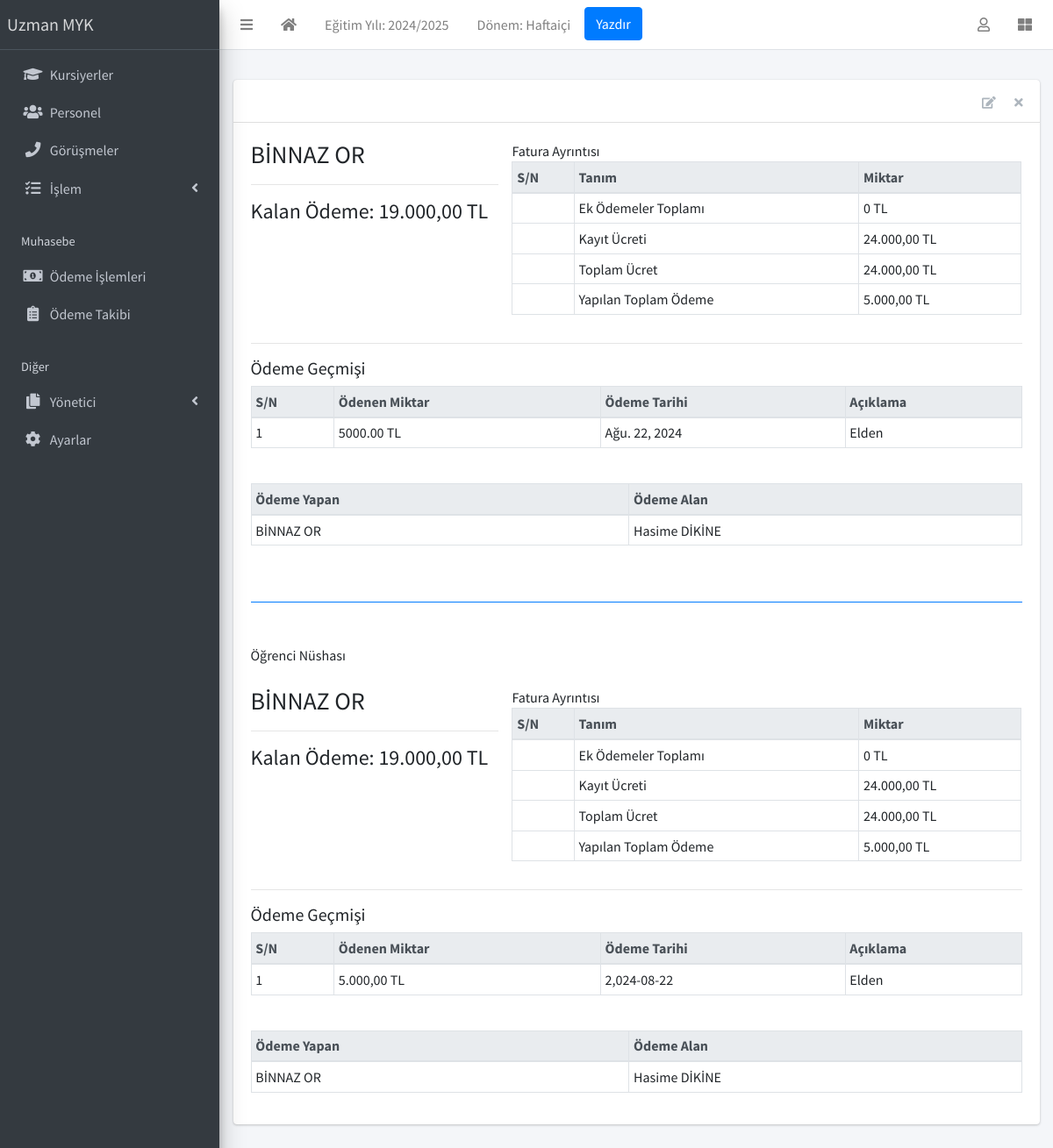
Screenshot of /finance/receipt/15/detail/ with the database file from the repository.
### apps/corecode/models.py (models this page shows, shortened)
class AcademicSession(models.Model):
    name = models.CharField(max_length=200, unique=True, verbose_name = "Eğitim Yılı")
    current = models.BooleanField(default=True, verbose_name = "Aktif Eğitim Yılı")
    class Meta:
        ordering = ["-name"]

class AcademicTerm(models.Model):
    name = models.CharField(max_length=20, unique=True, verbose_name = "Dönem")
    current = models.BooleanField(default=True, verbose_name = "Aktif Dönem")
    class Meta:
        ordering = ["name"]

class SiteConfig(models.Model):
    key = models.SlugField()
    value = models.CharField(max_length=200)

### apps/finance/models.py (models this page shows, shortened)
class Invoice(models.Model):
    student = models.ForeignKey(Student, on_delete=models.CASCADE, verbose_name="Öğrenci")
    session = models.ForeignKey(AcademicSession, on_delete=models.CASCADE, verbose_name="Eğitim Yılı")
    term = models.ForeignKey(AcademicTerm, on_delete=models.CASCADE, verbose_name="Dönem")
    class_for = models.ForeignKey(StudentClass, on_delete=models.CASCADE, verbose_name="Kursu")
    balance_from_previous_term = models.DecimalField(max_digits=10, decimal_places=2, default=0, verbose_name="Kayıt Ücreti")
    status = models.CharField(
        max_length=20,
        choices=[("active", "Aktif"), ("closed", "Kapandı")],
        default="active",
        verbose_name="Durum"
    )
    class Meta:
        ordering = ["student", "term"]
    def __str__(self):
        return f"{self.student}"
    def balance(self):
        payable = self.total_amount_payable()
        paid = self.total_amount_paid()
        return payable - paid
    def amount_payable(self):
        items = InvoiceItem.objects.filter(invoice=self)
        return sum(item.amount for item in items)
    def total_amount_payable(self):
        return self.balance_from_previous_term + self.amount_payable()
    def total_amount_paid(self):
        receipts = Receipt.objects.filter(invoice=self)
        return sum(receipt.amount_paid for receipt in receipts)

class Receipt(models.Model):
    invoice = models.ForeignKey(Invoice, on_delete=models.CASCADE)
    amount_paid = models.DecimalField(max_digits=10, decimal_places=2, verbose_name="Ödeme Miktarı")  # Daha doğru bir tutar formatı
    date_paid = models.DateField(default=timezone.now, verbose_name="Ödeme Tarihi")
    comment = models.CharField(max_length=200, blank=True, verbose_name="Açıklama")
    class Meta:
        ordering = ['-date_paid']  # Son ödemeleri en üstte listelemek için
        get_latest_by = 'date_paid'  # latest() çağrıldığında bu alanı kullanır

### apps/students/models.py (models this page shows, shortened)
class Student(models.Model):
    STATUS_CHOICES = [("active", "Aktif"), ("inactive", "Pasif")]
    GENDER_CHOICES = [("İlkokul", "İlkokul"), ("Ortaokul", "Ortaokul"), ("Lise", "Lise"), ("Üniversite", "Üniversite"), ("Yüksek Lisans", "Yüksek Lisans"), ("Doktora", "Doktora")]
    current_status = models.CharField(
        max_length=10, choices=STATUS_CHOICES, default="active", verbose_name = "Durumu"
    )
    registration_number = models.CharField(max_length=200, unique=True, verbose_name = "TC Kimlik No")
    firstname = models.CharField(max_length=200, verbose_name = "Adı")
    surname = models.CharField(max_length=200, verbose_name = "Soyadı")
    mobile_num_regex = RegexValidator(
        regex="^[0-9]{10,15}$", message="Girilen cep telefonu numarası doğru formatta değil!"
    )
    parent_mobile_number = models.CharField(
        validators=[mobile_num_regex], max_length=13, blank=True, verbose_name = "Telefon Numarası"
    )
    gender = models.CharField(max_length=100, choices=GENDER_CHOICES, default="male",verbose_name = "Öğrenim Durumu")
    date_of_birth = models.DateField(default=timezone.now, verbose_name = "Doğum Tarihi")
    date_of_admission = models.DateField(default=timezone.now, verbose_name = "Kayıt Tarihi")
    other_name = models.IntegerField(default=0, verbose_name="Taksit Sayısı")
    address = models.TextField(blank=True, verbose_name = "Adres" )
    others = models.TextField(blank=True, verbose_name = "Açıklama")
    passport = models.ImageField(blank=True, upload_to="students/passports/", verbose_name = "Öğrenci Fotoğrafı")
    class Meta:
        ordering = ["surname", "firstname", "other_name"]
    def __str__(self):
        return f"{self.firstname} {self.surname} "

### apps/finance/views.py (the view)
# urls.py: path('receipt/<int:pk>/detail/', ReceiptDetailView.as_view(), name='receipt-detail'),
class ReceiptDetailView(DetailView):
    model = Invoice
    template_name = 'finance/receipt_detail.html'
    def get_context_data(self, **kwargs):
        context = super(ReceiptDetailView, self).get_context_data(**kwargs)
        receipts = Receipt.objects.filter(invoice=self.object)
        context["receipts"] = receipts
        context["items"] = InvoiceItem.objects.filter(invoice=self.object)
        total_amount_paid = sum(receipt.amount_paid for receipt in receipts)
        context["total_amount_paid"] = total_amount_paid
        return context

### apps/corecode/context_processors.py (called while the page is built)
def site_defaults(request):
    current_session = AcademicSession.objects.get(current=True)
    current_term = AcademicTerm.objects.get(current=True)
    vals = SiteConfig.objects.all()
    contexts = {
        "current_session": current_session.name,
        "current_term": current_term.name,
    }
    for val in vals:
        contexts[val.key] = val.value
    return contexts

### apps/finance/templates/finance/receipt_detail.html (shortened to what this page needs)
{% extends 'base.html' %}
{% load humanize %}
{% block content-header %}
<div class="card-header">
  <div class="card-tools">
    <a href="{% url 'invoice-update' object.id %}" class="btn btn-tool">
      <i class="fas fa-edit"></i>
    </a>
    <a href="{% url 'invoice-delete' object.id %}" class="btn btn-tool">
      <i class="fas fa-times"></i>
    </a>
  </div>
</div>
{% endblock content-header %}
{% block content %}
<div class="row">
  <div class="col-sm-4">
    <h3>{{ object }} </h3>
    <hr>
    <div>
      <h4>Kalan Ödeme: {{ object.balance | intcomma }} TL</h4>
    </div>
  </div>
  <div class="col-sm-8">
    <table class="table table-sm table-bordered">
      <thead class="thead-light">
        <tr>
          <th>S/N</th>
          <th>Tanım</th>
          <th>Miktar</th>
        </tr>
      </thead>
      <tfoot>
        <tr>
          <td></td>
          <td>Ek Ödemeler Toplamı</td>
          <td>{{ object.amount_payable | intcomma }} TL </td>
        </tr>
        <tr>
          <td></td>
          <td>Kayıt Ücreti</td>
          <td>{{ object.balance_from_previous_term | intcomma }} TL</td>
        </tr>
        <tr>
          <td></td>
          <td>Toplam Ücret</td>
          <td>{{ object.total_amount_payable | intcomma }} TL</td>
        </tr>
        <tr>
          <td></td>
          <td>Yapılan Toplam Ödeme</td>
          <td>{{ object.total_amount_paid | intcomma }} TL </td>
        </tr>
      </tfoot>
    </table>
  </div>
</div>
<hr>
<h5>Ödeme Geçmişi</h5>
<table class="table table-bordered table-sm">
  <thead class="thead-light">
    <tr>
      <th>S/N</th>
      <th>Ödenen Miktar</th>
      <th>Ödeme Tarihi</th>
      <th>Açıklama</th>
    </tr>
  </thead>
  <tbody>
    {% for receipt in receipts %}
    <tr>
      <td>{{ forloop.counter }}</td>
      <td>{{ receipt.amount_paid }} TL</td>
      <td>{{ receipt.date_paid }}</td>
      <td>{{ receipt.comment }}</td>
    </tr>
    {% endfor %}
  </tbody>
</table>
<br/>
<table class="table table-bordered table-sm">
  <thead class="thead-light">
    <tr>
      <th>Ödeme Yapan</th>
      <th>Ödeme Alan</th>
    </tr>
  </thead>
  <tbody>
    <tr>
      <td>{{ object}}</td>
      <td>Hasime DİKİNE</td>
    </tr>
  </tbody>
</table>
<br/>
<hr class="my-4" style="border-color: #007bff;">
<br/>
Öğrenci Nüshası <br/><br/>
<div class="row">
  <div class="col-sm-4">
    <h3>{{ object }} </h3>
    <hr>
    <div>
      <h4>Kalan Ödeme: {{ object.balance | intcomma }} TL</h4>
    </div>
  </div>
  <div class="col-sm-8">
    <table class="table table-sm table-bordered">
      <thead class="thead-light">
        <tr>
          <th>S/N</th>
          <th>Tanım</th>
          <th>Miktar</th>
        </tr>
      </thead>
      <tfoot>
        <tr>
          <td></td>
          <td>Ek Ödemeler Toplamı</td>
          <td>{{ object.amount_payable | intcomma }} TL </td>
        </tr>
        <tr>
          <td></td>
          <td>Kayıt Ücreti</td>
          <td>{{ object.balance_from_previous_term | intcomma }} TL</td>
        </tr>
        <tr>
          <td></td>
          <td>Toplam Ücret</td>
          <td>{{ object.total_amount_payable | intcomma }} TL</td>
        </tr>
        <tr>
          <td></td>
          <td>Yapılan Toplam Ödeme</td>
          <td>{{ object.total_amount_paid | intcomma }} TL </td>
        </tr>
      </tfoot>
    </table>
  </div>
</div>
<hr>
<h5>Ödeme Geçmişi</h5>
<table class="table table-bordered table-sm">
  <thead class="thead-light">
    <tr>
      <th>S/N</th>
      <th>Ödenen Miktar</th>
      <th>Ödeme Tarihi</th>
      <th>Açıklama</th>
    </tr>
  </thead>
  <tbody>
    {% for receipt in receipts %}
    <tr>
      <td>{{ forloop.counter }}</td>
      <td>{{ receipt.amount_paid | intcomma}} TL</td>
      <td>{{ receipt.date_paid | intcomma}}</td>
      <td>{{ receipt.comment | intcomma}}</td>
    </tr>
    {% endfor %}
  </tbody>
</table>
<br/>
<table class="table table-bordered table-sm">
  <thead class="thead-light">
    <tr>
      <th>Ödeme Yapan</th>
      <th>Ödeme Alan</th>
    </tr>
  </thead>
  <tbody>
    <tr>
      <td>{{ object}}</td>
      <td>Hasime DİKİNE</td>
    </tr>
  </tbody>
</table>
{% endblock %}

### templates/base.html (shortened to what this page needs)
{% load static %}
<!DOCTYPE html>
<html lang="tr">
<head>
  <link rel="stylesheet" href="{% static 'plugins/fontawesome-free/css/all.min.css' %}">
  <link rel="stylesheet" href="{% static 'plugins/toastr/toastr.min.css' %}">
  <link rel="stylesheet"
    href="{% static 'plugins/overlayScrollbars/css/OverlayScrollbars.min.css' %}">
  <link rel="stylesheet" href="{% static 'plugins/Datatables/datatables.min.css' %}" />
  <link rel="stylesheet" href="{% static 'dist/css/adminlte.min.css' %}">
</head>
<body
  class="hold-transition sidebar-mini layout-fixed layout-navbar-fixed layout-footer-fixed">
  <div class="wrapper">
    <nav class="main-header navbar navbar-expand navbar-white navbar-light">
      <ul class="navbar-nav">
        <li class="nav-item">
          <a class="nav-link" data-widget="pushmenu" href="#" role="button"><i
              class="fas fa-bars"></i></a>
        </li>
        <li class="nav-item d-none d-sm-inline-block">
          <a href="{% url 'home' %} " class="nav-link"><i class="fa fa-home"></i></a>
        </li>
        <li class="nav-item d-none d-sm-inline-block">
          <a href="{% url 'current-session' %}" class="nav-link">Eğitim Yılı: {{ current_session }}</a>
        </li>
        <li class="nav-item d-none d-sm-inline-block">
          <a href="{% url 'current-session' %}" class="nav-link">Dönem: {{ current_term }}</a>
        </li>
        <li class="nav-item d-none d-sm-inline-block">
          <button onclick="window.print()" class="btn btn-primary">Yazdır</button>
        </li>
      </ul>
      <ul class="navbar-nav ml-auto">
        <li class="nav-item dropdown">
          <a class="nav-link" data-toggle="dropdown" href="#">
            <i class="far fa-user"></i>
          </a>
        </li>
        <li class="nav-item">
          <a class="nav-link" data-widget="control-sidebar" data-slide="true"
            href="#" role="button"><i class="fas fa-th-large"></i></a>
        </li>
      </ul>
    </nav>
    <aside class="main-sidebar sidebar-dark-primary elevation-4">
      <a href="{% url 'home' %}" class="brand-link">{{ school_name | default:"MySchool" }}</a>
      <div class="sidebar">
        <nav class="mt-2">
          <ul class="nav nav-pills nav-sidebar flex-column"
            data-widget="treeview" role="menu" data-accordion="false">
            <li class="nav-item">
              <a href="{% url 'student-list' %}" class="nav-link">
                <i class="nav-icon fas fa-graduation-cap"></i>
                <p>
                  Kursiyerler
                </p>
              </a>
            </li>
            <li class="nav-item">
              <a href="{% url 'staff-list' %}" class="nav-link">
                <i class="nav-icon fas fa-users"></i>
                <p>
                  Personel
                </p>
              </a>
            </li>
            <li class="nav-item">
              <a href="{% url 'call-list' %}" class="nav-link">
                <i class="nav-icon fas fa-phone"></i>
                <p>
                  Görüşmeler
                </p>
              </a>
            </li>
            <li class="nav-item has-treeview">
              <a href="#" class="nav-link">
                <i class="nav-icon fas fa-tasks"></i>
                <p>
                  İşlem
                  <i class="right fas fa-angle-left"></i>
                </p>
              </a>
            </li>
            <li class="nav-header">Muhasebe</li>
            <li class="nav-item">
              <a href="{% url 'invoice-list' %}" class="nav-link">
                <i class="nav-icon fas fa-money-bill-alt"></i>
                <p>
                  Ödeme İşlemleri
                </p>
              </a>
            </li>
            <li class="nav-item">
              <a href="{% url 'invoice-takip' %}" class="nav-link">
                <i class="nav-icon fas fa-clipboard-list"></i>
                <p>
                  Ödeme Takibi
                </p>
              </a>
            </li>
            <li class="nav-header">Diğer</li>
            <li class="nav-item has-treeview">
              <a href="#" class="nav-link">
                <i class="nav-icon fas fa-copy"></i>
                <p>
                  Yönetici
                  <i class="fas fa-angle-left right"></i>
                </p>
              </a>
            </li>
            <li class="nav-item">
              <a href="{% url 'configs' %}" class="nav-link">
                <i class="nav-icon fas fa-cog"></i>
                <p>
                  Ayarlar
                </p>
              </a>
            </li>
          </ul>
        </nav>
      </div>
    </aside>
    <div class="content-wrapper">
      <section class="content-header">
      </section>
      <section class="content">
        <div class="container-fluid">
          <div class="row">
            <div class="col-md-12">
              {% block fullcard %}
              <div class="card">
                {% block content-header %}{% endblock content-header %}
                <div class="card-body">
                  <div class="row">
                    <div class="col">
                      {% block content %}
                      {% endblock content %}
                    </div>
                  </div>
                </div>
              </div>
              {% endblock fullcard %}
            </div>
          </div>
        </div>
      </section>
    </div>
  </div>
</body>
</html>

### rows the page displays
AcademicSession: name "2024/2025"
AcademicTerm: name "Haftaiçi"
SiteConfig: value "Uzman MYK"
Invoice: student.surname "BİNNAZ OR", balance "19.000,00", amount_payable "0", balance_from_previous_term "24.000,00", total_amount_payable "24.000,00", total_amount_paid "5.000,00"
Receipt: amount_paid "5000.00", date_paid "Ağu. 22, 2024", comment "Elden", amount_paid "5.000,00", date_paid "2,024-08-22"
